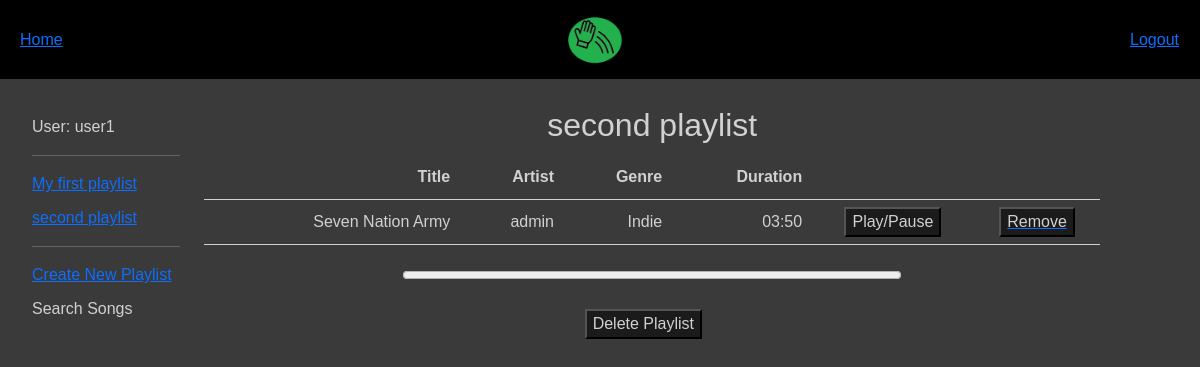
Page /slapify/playlist/5 (signed in) on the committed database.
### slapify_web_app/models.py (models this page shows, shortened)
class User(AbstractUser):
    user_type_choices = (
        ('Admin', 'Admin'),
        ('Artist', 'Artist'),
        ('User', 'User'),
    )
    user_type = models.CharField(max_length=20, choices=user_type_choices, default='User')
    objects = UserManager()
    class Meta:
        permissions = [
            ('can_view_special_content', 'Can view special content'),
        ]
    groups = models.ManyToManyField(
        'auth.Group',
        related_name='custom_slapifyuser_groups',
        related_query_name='custom_slapifyuser_group'
    )
    user_permissions = models.ManyToManyField(
        'auth.Permission',
        related_name='custom_slapifyuser_user_permissions',
        related_query_name='custom_slapifyuser_user_permission'
    )

class Playlist(models.Model):
    name = models.CharField(max_length=100)
    user = models.ForeignKey(User, on_delete=models.CASCADE)
    songs = models.ManyToManyField(Song)

class Song(models.Model):
    title = models.CharField(max_length=100)
    artist = models.CharField(max_length=100)
    genre_choices = (
        ('Pop', 'Pop'),
        ('Rock', 'Rock'),
        ('Classical', 'Classical'),
        ('Rap', 'Rap'),
        ('Alt', 'Alt'),
        ('Indie', 'Indie'),
        ('Other', 'Other')
    )
    genre = models.CharField(max_length=20, choices=genre_choices, default='Other')
    song_file = models.FileField(upload_to='songs/')
    duration_minutes = models.IntegerField(blank=True, null=True)
    duration_seconds = models.IntegerField(blank=True, null=True)
    def formatted_duration(self):
        if self.duration_minutes is not None and self.duration_seconds is not None:
            return f"{self.duration_minutes:02d}:{self.duration_seconds:02d}"
        else:
            return "N/A"

### slapify_web_app/views.py (the view)
# urls.py: path('playlist/<int:pk>', views.PlaylistDetailView.as_view(), name='playlist_details'),
class PlaylistDetailView(generic.DetailView):
    model = Playlist
    template_name = 'playlist_view.html'
    def get_context_data(self, **kwargs):
        context = super().get_context_data(**kwargs)
        context['user_playlists'] = Playlist.objects.filter(user=self.request.user)
        return context
    def get_queryset(self):
        return(
            Playlist.objects.filter(user=self.request.user)
        )

### slapify_web_app/templates/playlist_view.html (shortened to what this page needs)
{% extends "base_template.html" %}
{% block content %}
<div class="playlist_head_container">
    <h2 class="playlist_head">{{ object.name }}</h2>
</div>
<table class="playlist_table">
    <tr class="playlist_table_row">
        <th class="playlist_table_head">Title</th>
        <th class="playlist_table_head">Artist</th>
        <th class="playlist_table_head">Genre</th>
        <th class="playlist_table_head">Duration</th>
        <th class="playlist_table_head"></th>
    </tr>
    {% for song in object.songs.all %}
        <tr class="playlist_table_row">
            <td class="playlist_table_cell">{{song.title}}</td>
            <td class="playlist_table_cell">{{song.artist}}</td>
            <td class="playlist_table_cell">{{ song.genre }}</td>
            <td class="playlist_table_cell">{{song.formatted_duration}}</td>
            <td>
                <button class="submit_button" onclick="playAudio('audio-{{ song.pk }}')">Play/Pause</button>
            </td>
            <td>
                <a href="{% url 'remove_song' playlist.pk song.pk %}">
                    <button class="submit_button">Remove</button>
                </a>
            </td>
        </tr>
    {% endfor %}
</table>
<div class="progress-container">
    <progress id="progress-bar" value="0" max="100"></progress>
</div>
<br>
<div class="playlist_button_container">
    <a href="{% url 'delete_playlist' playlist.pk %}">
        <button class="playlist_submit_button">Delete Playlist</button>
    </a>
</div>
{% endblock content %}

### slapify_web_app/templates/base_template.html (shortened to what this page needs)
<!DOCTYPE html>
<html lang="en">
<head>
    <link rel="stylesheet" href="https://cdn.jsdelivr.net/npm/bootstrap@5.3.3/dist/css/bootstrap.min.css"
>
    {% load static %}
    <link rel="stylesheet" href="{% static 'css/styles.css' %}" />
</head>
<body>
    <div class="col-lg-12 d-lg-block">
        <ul class="navbar">
            {% if user.is_authenticated %}
            <li class="navbar-item">
                <a href="{% url 'index' %}">Home</a>
            </li>
            <li class="navbar-item">
                <img src="{% static 'Slapify_logo.png' %}" alt="Slapify Logo"
                width="85">
            </li>
            <li class="navbar-item">
                <form id="logout-form" method="post" action="{% url 'logout' %}">
                <button type="submit" class="btn btn-link">Logout</button>
                </form>
            </li>
            {% endif %}
        </ul>
    </div>
    {% block sidebar %}
        <div class="row">
            {% if user.is_authenticated %}
                <div class="col-lg-2 d-lg-block sidebar">
                    <ul class="sidebar-nav">
                        <li class="sidebar-item">{{user.user_type}}: {{ user.get_username }}</li>
                        <hr>
                        {% for playlist in user_playlists %}
                            <li class="sidebar-item">
                                <a href="{% url 'playlist_details' playlist.pk %}">{{ playlist.name }}</a>
                            </li>
                        {% endfor %}
                        <hr>
                        <li class="sidebar-item">
                            <a href="{% url 'create_playlist' %}">Create New Playlist</a>
                        </li>
                        <li class="sidebar-item">Search Songs</li>
                    </ul>
                </div>
                <div class="col-lg-10">{% block content %}{% endblock content %}</div>
            {% else %}
                <div class="col-lg-12">{% block logged_out_content %}{% endblock logged_out_content %}</div>
            {% endif %}
        </div>
    {% endblock sidebar %}
</body>
</html>

### slapify_web_app/static/css/styles.css (style rules this page uses)
body { background-color: rgb(58, 58, 58); font-family: Verdana, Geneva, Tahoma, sans-serif; color: rgb(209, 209, 209); }
h2 { text-align: center; margin: 30px; }
.navbar { background-color: black; width: 100%; }
#logout-form { display: inline; }
#logout-form button { padding: 0; margin: 0; }
.navbar { list-style-type: none; }
.sidebar-nav { margin-top: 20px; padding: 5; list-style: inside; }
.navbar-item { display: inline; margin-left: 20px; margin-right: 20px; }
.sidebar-item { display: block; margin-top: 10px; }
.submit_button { margin: auto; display: flex; color: rgb(209, 209, 209); background-color: rgb(27, 27, 27); }
.playlist_table { width: 90%; }
.playlist_table_row { border-bottom: 1px solid; }
.playlist_table_head { text-align: right; padding: 10px; }
.playlist_table_cell { text-align: right; padding: 10px; }
.progress-container { width: 100%; display: flex; justify-content: center; align-items: center; margin-top: 30px; position: relative; }
#progress-bar { position: absolute; right: 30%; width: 50%; }
.playlist_head_container { width: 100%; display: flex; justify-content: center; align-items: center; margin: 30px; position: relative; }
.playlist_head { position: absolute; right: 30%; width: 50%; }
.playlist_button_container { display: flex; margin: 10px; position: relative; }
.playlist_submit_button { position: absolute; right: 50%; margin: auto; display: flex; color: rgb(209, 209, 209); background-color: rgb(27, 27, 27); }

### rows in the picture
User: user_type "User", get_username "user1"
Playlist: name "My first playlist"
Playlist: name "second playlist"
Song: title "Seven Nation Army", artist "admin", genre "Indie", formatted_duration "03:50"
